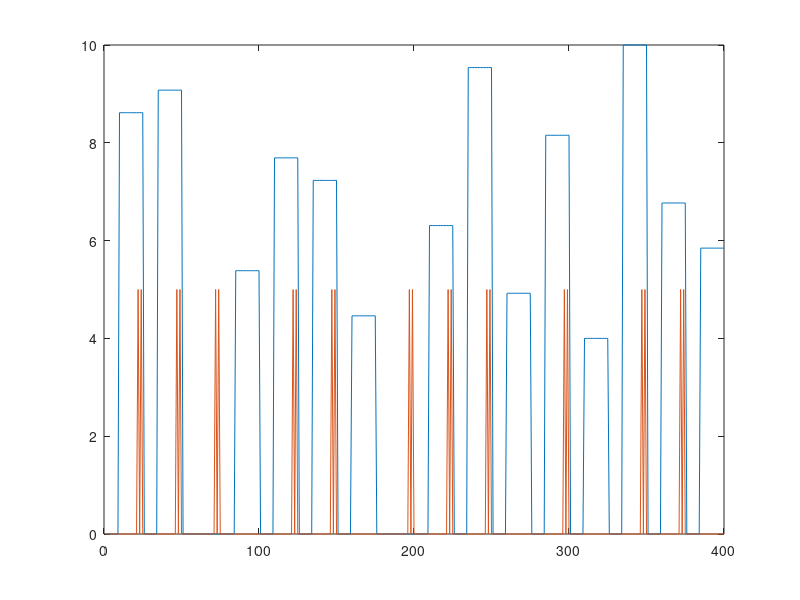

MATLAB code for this plot:
% Those are the UI inputs
dur=400;
period=25;
sti=16;
minPower=4;
maxPower=10;
hold_before_tap=10;
taps=2;
prop_no_tap=0.3;
prop_no_light=0.1;

% powers are for LED light; voltages are for tapping
% sti is the length of stimuli (ligh is on)
% An array of power is generated based on the number
% of trials we have for the whole duration
powers=zeros(1,dur);
voltages=zeros(1,dur);
vol_tap=5; 
cycle=floor(dur/period);
number_tap=round((1-prop_no_tap)*cycle);
number_light=round((1-prop_no_light)*cycle);
%create randomly shuffled power array
power_array=linspace(minPower,maxPower,number_light);

% power and voltage in one period
ini_sti=period-sti+1;
tap_int=(sti-hold_before_tap)/(taps+1); %tap intervals
p_per=zeros(1,period);
v_per=zeros(1,period);
p_per(ini_sti:period)=1;
for i =1:taps  % tap_voltages in one standard period
    v_per(ini_sti+hold_before_tap+round(tap_int*i))=vol_tap; 
end
% randomly select which cycles to apply conditions 
rand_ind_cycle=randperm(cycle);
light_index=rand_ind_cycle(1:number_light);
tap_index=rand_ind_cycle(cycle-number_tap+1:end);
for i=1:number_tap
    cycle_inx=tap_index(i);
    end_frame=cycle_inx*period;
    ini_frame=end_frame-period+1;
    voltages(ini_frame:end_frame)=v_per;
end
for i=1:number_light
    cycle_inx=light_index(i);
    power=power_array(i);
    end_frame=cycle_inx*period;
    ini_frame=end_frame-period+1;
    powers(ini_frame:end_frame)=p_per.*power;
end

%%
figure
xx=1:dur;
plot(xx,powers);hold on
plot(xx,voltages)

